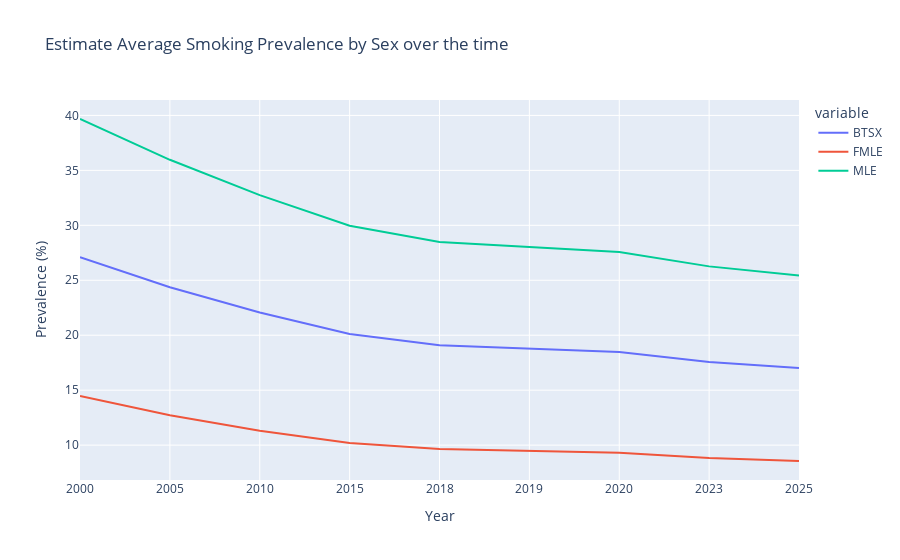

Notebook code cell kept with this figure:
### Markdown cell above
##### Estimate Average Smoking Prevalence by Sex Category over the time

### Code cell
# Group by 'ParentTitle' (WHO Region) and 'TimeDimensionValue' (Year) and calculate the mean of 'NumericValue' (Prevalence)

average_numeric_value_over_years = merged_M_Est_smk_curr_std_df.groupby(['Dim1', 'TimeDimensionValue'])['NumericValue'].mean().reset_index()

pivot_table = pd.pivot_table(
    average_numeric_value_over_years,
    values='NumericValue',
    index='TimeDimensionValue',
    columns='Dim1',
    aggfunc='mean'
)

pivot_table.reset_index(inplace=True)

fig = px.line(
    pivot_table,
    x='TimeDimensionValue',
    y=pivot_table.columns[1:],  
    title='Estimate Average Smoking Prevalence by Sex over the time'
)

fig.update_layout(
    xaxis_title='Year',
    yaxis_title='Prevalence (%)',
)

fig.show()

### Figure 1 — Plotly figure (JSON) as saved in the notebook; plotly's stock layout.template omitted (floating-point values rounded to 4 significant figures)
{"data": [{"hovertemplate": "variable=BTSX<br>TimeDimensionValue=%{x}<br>value=%{y}<extra></extra>", "legendgroup": "BTSX", "line": {"color": "#636efa", "dash": "solid"}, "marker": {"symbol": "circle"}, "mode": "lines", "name": "BTSX", "orientation": "v", "showlegend": true, "type": "scatter", "x": ["2000", "2005", "2010", "2015", "2018", "2019", "2020", "2023", "2025"], "xaxis": "x", "y": [27.09, 24.36, 22.06, 20.1, 19.08, 18.77, 18.47, 17.57, 17.02], "yaxis": "y"}, {"hovertemplate": "variable=FMLE<br>TimeDimensionValue=%{x}<br>value=%{y}<extra></extra>", "legendgroup": "FMLE", "line": {"color": "#EF553B", "dash": "solid"}, "marker": {"symbol": "circle"}, "mode": "lines", "name": "FMLE", "orientation": "v", "showlegend": true, "type": "scatter", "x": ["2000", "2005", "2010", "2015", "2018", "2019", "2020", "2023", "2025"], "xaxis": "x", "y": [14.47, 12.72, 11.32, 10.2, 9.639, 9.46, 9.31, 8.828, 8.556], "yaxis": "y"}, {"hovertemplate": "variable=MLE<br>TimeDimensionValue=%{x}<br>value=%{y}<extra></extra>", "legendgroup": "MLE", "line": {"color": "#00cc96", "dash": "solid"}, "marker": {"symbol": "circle"}, "mode": "lines", "name": "MLE", "orientation": "v", "showlegend": true, "type": "scatter", "x": ["2000", "2005", "2010", "2015", "2018", "2019", "2020", "2023", "2025"], "xaxis": "x", "y": [39.67, 35.96, 32.75, 29.96, 28.48, 28.02, 27.58, 26.26, 25.44], "yaxis": "y"}], "layout": {"legend": {"title": {"text": "variable"}, "tracegroupgap": 0}, "title": {"text": "Estimate Average Smoking Prevalence by Sex over the time"}, "xaxis": {"anchor": "y", "domain": [0, 1], "title": {"text": "Year"}}, "yaxis": {"anchor": "x", "domain": [0, 1], "title": {"text": "Prevalence (%)"}}}}
